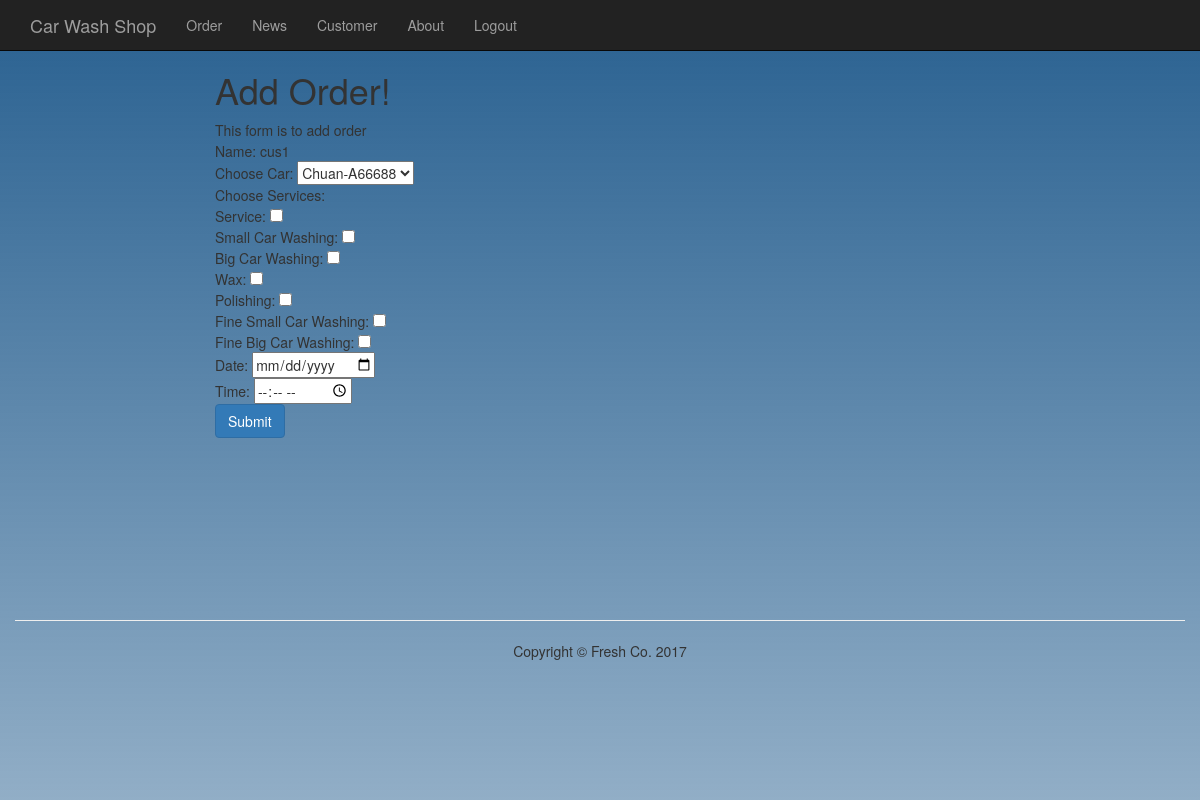
Screenshot of /index.php?page=addorder (signed in) with the database file from the repository.
### tables this page shows
CREATE TABLE IF NOT EXISTS `customer` (
  `id` int(10) unsigned NOT NULL,
  `username` varchar(50) DEFAULT NULL,
  `pwdhash` varchar(60) DEFAULT NULL,
  `salt` varchar(10) DEFAULT NULL,
  `FirstName` varchar(10) DEFAULT NULL,
  `LastName` varchar(10) NOT NULL,
  `sex` tinyint(1) DEFAULT NULL,
  `tel` varchar(20) DEFAULT NULL,
  `address` varchar(225) DEFAULT NULL,
  `balance` double DEFAULT NULL,
  `birth` date DEFAULT NULL
);

CREATE TABLE IF NOT EXISTS `product_service` (
  `id` int(10) unsigned NOT NULL,
  `product_name` varchar(50) DEFAULT NULL,
  `Price` int(11) DEFAULT NULL,
  `type_id` int(11) DEFAULT NULL
);

### inc/db.php (called while the page is built, shortened)
<?php
 class Mysql{
	function __construct(){
		$this->conn=$this->getConn();
	}
	function getConn(){
        $conn =  mysql_connect('localhost','root','0618') or die("Cannot connect to server".mysql_error());
        $db = mysql_select_db("carwashing",$conn);
        return $conn;
    }
	function fetch($result){
        $row = mysql_fetch_array($result);
        return $row;
    }
	function query($sql){
        $res = mysql_query($sql,$this->conn) or die(mysql_error());
		return $res;
	}
}
$mysql = new Mysql();
?>

### app/addorder.php (the view, shortened to what this page needs)
<div class="col-sm-8 col-sm-offset-2">
<h1>Add Order!</h1>
</div>
<div class="col-sm-8 col-sm-offset-2">
This form is to add order
</div>
	<div class="col-sm-10 col-md-offset-2">
		<?php
		$sql_orders = "SELECT c.*,cu.username FROM car AS c INNER JOIN customer AS cu ON c.cus_id=cu.id WHERE cus_id ='".$_SESSION['customer_id']."'";
		$result_orders = $mysql->query($sql_orders);
		$row_orders = $mysql->fetch($result_orders);
		?>
	</div>
		<div class="col-sm-10 col-md-offset-2">
			Name:
			<?php echo $row_orders['username'];?>
		</div>
		<div class="col-sm-10 col-md-offset-2">
			<form method="post">
				Choose Car:
				<select name="id">
					<?php
					while ($row_orders = $mysql->fetch($result_orders)){
					?>
					<option value="<?php echo $row_orders['id']; ?>"><?php echo $row_orders['plate']; ?></option>
						<?php
					}
						?>
				</select>
	    </div>
		<div class="col-sm-5 col-md-offset-2">
			Choose Services:
		</div>
            <?php
                $sql_serviers = "SELECT * FROM product_service WHERE type_id = 1";
                $result_serviers = $mysql->query($sql_serviers);
                while ($row_serviers = $mysql->fetch($result_serviers)){
            ?>
			<div class="col-sm-10 col-md-offset-2">
				<?php echo $row_serviers['product_name']; ?>:
				<input type="checkbox" name="services[]" value="<?php echo $row_serviers['id']; ?>">
			</div>
            <?php
		 	    }
		 	?>
		<div class="col-sm-10 col-md-offset-2">
			Date:
			<input type="date" name="date">
		</div>
		<div class="col-sm-10 col-md-offset-2">
			Time:
			<input type="time" name="time">
		</div>
		<div class="col-sm-10 col-md-offset-2">
			<input type="submit" value="Submit" class="btn btn-primary">
		</div>

### rows the page displays
customer: username "cus1"
product_service: product_name "Service"
product_service: product_name "Small Car Washing"
product_service: product_name "Big Car Washing"
product_service: product_name "Wax"
product_service: product_name "Polishing"
product_service: product_name "Fine Small Car Washing"
product_service: product_name "Fine Big Car Washing"

### other values shown
form field id "Chuan-A66688"
